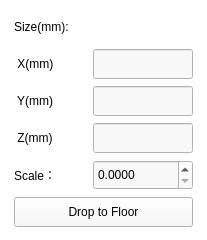
<?xml version="1.0" encoding="UTF-8"?>
<ui version="4.0">
 <class>sizeWidget</class>
 <widget class="QWidget" name="sizeWidget">
  <property name="geometry">
   <rect>
    <x>0</x>
    <y>0</y>
    <width>207</width>
    <height>240</height>
   </rect>
  </property>
  <property name="windowTitle">
   <string>Form</string>
  </property>
  <property name="toolTip">
   <string>缩放</string>
  </property>
  <property name="styleSheet">
   <string notr="true">background-color: rgba(255, 255, 255, 255);</string>
  </property>
  <layout class="QGridLayout" name="gridLayout">
   <item row="0" column="0">
    <widget class="QLabel" name="label">
     <property name="minimumSize">
      <size>
       <width>70</width>
       <height>30</height>
      </size>
     </property>
     <property name="maximumSize">
      <size>
       <width>70</width>
       <height>30</height>
      </size>
     </property>
     <property name="toolTip">
      <string>尺寸</string>
     </property>
     <property name="text">
      <string>Size(mm):</string>
     </property>
    </widget>
   </item>
   <item row="1" column="0">
    <widget class="QLabel" name="label_2">
     <property name="minimumSize">
      <size>
       <width>0</width>
       <height>30</height>
      </size>
     </property>
     <property name="maximumSize">
      <size>
       <width>16777215</width>
       <height>30</height>
      </size>
     </property>
     <property name="text">
      <string> X(mm)</string>
     </property>
    </widget>
   </item>
   <item row="1" column="1">
    <widget class="QLineEdit" name="modelsizex">
     <property name="enabled">
      <bool>true</bool>
     </property>
     <property name="minimumSize">
      <size>
       <width>70</width>
       <height>30</height>
      </size>
     </property>
     <property name="maximumSize">
      <size>
       <width>100</width>
       <height>30</height>
      </size>
     </property>
     <property name="styleSheet">
      <string notr="true">background-color: rgb(248, 248,248);</string>
     </property>
     <property name="readOnly">
      <bool>true</bool>
     </property>
    </widget>
   </item>
   <item row="2" column="0">
    <widget class="QLabel" name="label_3">
     <property name="minimumSize">
      <size>
       <width>0</width>
       <height>30</height>
      </size>
     </property>
     <property name="maximumSize">
      <size>
       <width>16777215</width>
       <height>30</height>
      </size>
     </property>
     <property name="text">
      <string> Y(mm)</string>
     </property>
    </widget>
   </item>
   <item row="2" column="1">
    <widget class="QLineEdit" name="modelsizey">
     <property name="enabled">
      <bool>true</bool>
     </property>
     <property name="minimumSize">
      <size>
       <width>70</width>
       <height>30</height>
      </size>
     </property>
     <property name="maximumSize">
      <size>
       <width>100</width>
       <height>30</height>
      </size>
     </property>
     <property name="styleSheet">
      <string notr="true">background-color: rgb(248, 248,248);</string>
     </property>
     <property name="readOnly">
      <bool>true</bool>
     </property>
    </widget>
   </item>
   <item row="3" column="0">
    <widget class="QLabel" name="label_4">
     <property name="minimumSize">
      <size>
       <width>0</width>
       <height>30</height>
      </size>
     </property>
     <property name="maximumSize">
      <size>
       <width>16777215</width>
       <height>30</height>
      </size>
     </property>
     <property name="text">
      <string> Z(mm)</string>
     </property>
    </widget>
   </item>
   <item row="3" column="1">
    <widget class="QLineEdit" name="modelsizez">
     <property name="enabled">
      <bool>true</bool>
     </property>
     <property name="minimumSize">
      <size>
       <width>70</width>
       <height>30</height>
      </size>
     </property>
     <property name="maximumSize">
      <size>
       <width>100</width>
       <height>30</height>
      </size>
     </property>
     <property name="styleSheet">
      <string notr="true">background-color: rgb(248, 248,248);</string>
     </property>
     <property name="readOnly">
      <bool>true</bool>
     </property>
    </widget>
   </item>
   <item row="4" column="0">
    <widget class="QLabel" name="label_7">
     <property name="minimumSize">
      <size>
       <width>0</width>
       <height>30</height>
      </size>
     </property>
     <property name="maximumSize">
      <size>
       <width>45</width>
       <height>30</height>
      </size>
     </property>
     <property name="toolTip">
      <string>缩放</string>
     </property>
     <property name="text">
      <string>Scale：</string>
     </property>
    </widget>
   </item>
   <item row="4" column="1">
    <widget class="QDoubleSpinBox" name="doubleSpinBox_scale">
     <property name="minimumSize">
      <size>
       <width>68</width>
       <height>30</height>
      </size>
     </property>
     <property name="maximumSize">
      <size>
       <width>100</width>
       <height>30</height>
      </size>
     </property>
     <property name="toolTip">
      <string>比例</string>
     </property>
     <property name="styleSheet">
      <string notr="true">background-color: rgb(248, 248,248);</string>
     </property>
     <property name="decimals">
      <number>4</number>
     </property>
     <property name="singleStep">
      <double>0.200000000000000</double>
     </property>
    </widget>
   </item>
   <item row="5" column="0" colspan="2">
    <widget class="QPushButton" name="pushButtonDrop_To_Floor">
     <property name="minimumSize">
      <size>
       <width>0</width>
       <height>30</height>
      </size>
     </property>
     <property name="maximumSize">
      <size>
       <width>16777215</width>
       <height>30</height>
      </size>
     </property>
     <property name="toolTip">
      <string>落底</string>
     </property>
     <property name="styleSheet">
      <string notr="true">background-color: rgb(248, 248,248);</string>
     </property>
     <property name="text">
      <string>Drop to Floor</string>
     </property>
    </widget>
   </item>
  </layout>
 </widget>
 <resources/>
 <connections/>
</ui>
